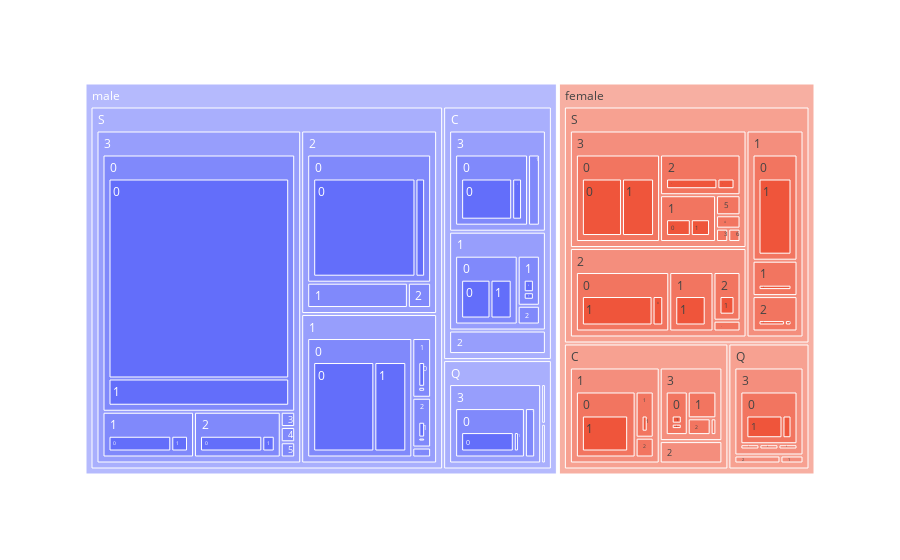

Notebook code for this chart:
### Code cell
graficoTree = px.treemap(df_train,path=['Sex','Embarked','Pclass','Parch','Survived'])
graficoTree.show()

### Figure 1 — Plotly figure (JSON) as saved in the notebook; plotly's stock layout.template omitted (floating-point values rounded to 4 significant figures; data arrays with more than 128 entries replaced by an {"elided": "..."} marker saying what was removed)
{"data": [{"branchvalues": "total", "domain": {"x": [0, 1], "y": [0, 1]}, "hovertemplate": "labels=%{label}<br>count=%{value}<br>parent=%{parent}<br>id=%{id}<extra></extra>", "ids": {"elided": "163 str values"}, "labels": {"elided": "163 str values"}, "name": "", "parents": {"elided": "163 str values"}, "type": "treemap", "values": {"elided": "163 int values"}}], "layout": {"legend": {"tracegroupgap": 0}, "margin": {"t": 60}}}
